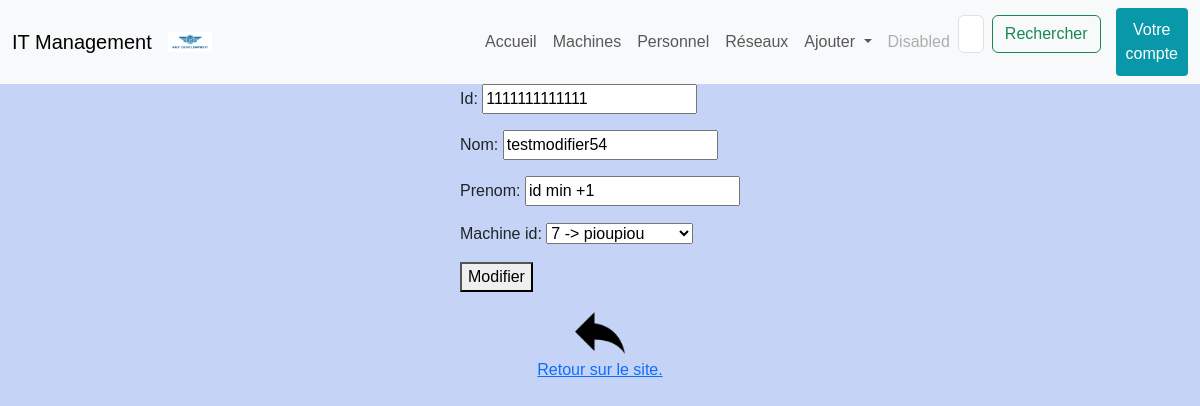
/modifier_personnel/1111111111111 (signed in), run on the app's committed database.
### projetApp/models.py (models this page shows, shortened)
class Machine(models.Model):
	TYPE = {
		('PC', ('PC - Windows')),
		('Mac', ('Mac - MacOS')),
		('Serveur', ('Serveur')),
		('Switch', ('Switch')),
	}
	ETAT = {
		('Online', ('Online')),
		('Offline', ('Offline')),
	}
	id = models.AutoField(
			primary_key =  True,
			editable = False,
			unique = True)
	nom = models.CharField(
		max_length = 15)
	adresse_ip = models.CharField(max_length=15, validators=[validate_ipv4_address])
	masque = models.CharField(max_length= 15, validators=[validate_ipv4_address])
	maintenance_date = models.DateTimeField(default=timezone.now)
	mach = models.CharField(max_length = 32, choices = TYPE, default = 'PC')
	etat = models.CharField(max_length = 32, choices = ETAT, default = 'Offline')
	def __str__(self):
		return str(self.id) + " -> " + self.nom

class Personnel(models.Model):
	id = models.PositiveIntegerField(
		primary_key = True,
		editable = True,
		validators=[MinValueValidator(1000000000000) , MaxValueValidator(9999999999999)],
		unique = True,
	)
	nom = models.CharField(
		max_length = 30
	)
	prenom = models.CharField(
		max_length = 30
	)
	machine_id = models.ForeignKey(Machine, on_delete=models.CASCADE)

### projetApp/views.py (the view)
# urls.py: path('modifier_personnel/<pk>', views.modifier_personnel_view, name='modifier_personnel'),
def modifier_personnel_view(request, pk):
    instance = get_object_or_404(Personnel, pk=pk)
    if request.method == 'POST':
        form = PersonnelForm(request.POST, instance=instance)
        if form.is_valid():
            form.save()
            return redirect('personnel')
    else:
        form = PersonnelForm(instance=instance)
    return render(request, 'templates/html/modifier_personnel.html', {'form': form})

### projetApp/forms.py
class PersonnelForm(forms.ModelForm):
    class Meta:
        model = Personnel
        fields = '__all__'

### projetApp/templates/html/modifier_personnel.html (shortened to what this page needs)
{%extends "index.html" %}
{% block content %}
    {% if request.user.is_superuser %}
    <form method="POST">
        {{ form.as_p }}
        <button type="submit">Modifier</button>
    </form>
    {% load static %}
    <a href="{% url 'machine' %}"><img src="{% static 'images/retour.png' %}" height="50px" width="50px"></a>
    <a href="{% url 'machine' %}"><p>Retour sur le site.</p></a>
    {% else %}
    {% load static %}
    {% endif %}
{% endblock %}

### projetApp/static/css/style.css (style rules this page uses)
body { background-color: #c4d3f6; font-family: 'Arial', sans-serif; }

### data on the page
Machine: id "1111111111111"
Personnel: nom "testmodifier54", prenom "id min +1", machine_id "7 -> pioupiou"
